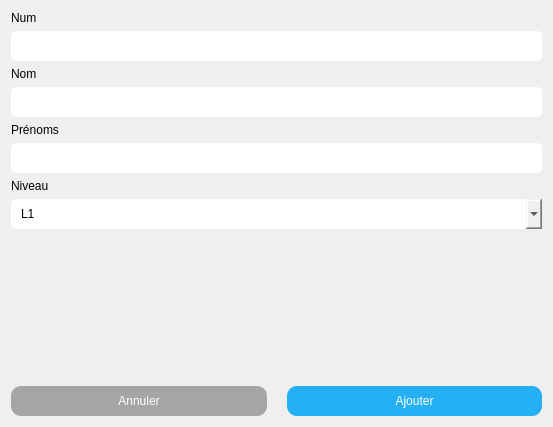
<?xml version="1.0" encoding="UTF-8"?>
<ui version="4.0">
 <class>AjoutEtudiant</class>
 <widget class="QDialog" name="AjoutEtudiant">
  <property name="geometry">
   <rect>
    <x>0</x>
    <y>0</y>
    <width>553</width>
    <height>427</height>
   </rect>
  </property>
  <property name="windowTitle">
   <string>Dialog</string>
  </property>
  <property name="styleSheet">
   <string notr="true">font: 8pt &quot;Century Gothic&quot;;</string>
  </property>
  <layout class="QVBoxLayout" name="verticalLayout_5">
   <item>
    <layout class="QVBoxLayout" name="verticalLayout_3">
     <item>
      <widget class="QLabel" name="label_3">
       <property name="text">
        <string>Num</string>
       </property>
       <property name="alignment">
        <set>Qt::AlignBottom|Qt::AlignLeading|Qt::AlignLeft</set>
       </property>
       <property name="margin">
        <number>5</number>
       </property>
      </widget>
     </item>
     <item>
      <widget class="QLineEdit" name="num_input">
       <property name="minimumSize">
        <size>
         <width>0</width>
         <height>30</height>
        </size>
       </property>
       <property name="styleSheet">
        <string notr="true">QLineEdit{
border-radius: 5px;
padding-left: 10px
}</string>
       </property>
      </widget>
     </item>
    </layout>
   </item>
   <item>
    <layout class="QVBoxLayout" name="verticalLayout">
     <item>
      <widget class="QLabel" name="label">
       <property name="text">
        <string>Nom</string>
       </property>
       <property name="alignment">
        <set>Qt::AlignBottom|Qt::AlignLeading|Qt::AlignLeft</set>
       </property>
       <property name="margin">
        <number>5</number>
       </property>
      </widget>
     </item>
     <item>
      <widget class="QLineEdit" name="nom_input">
       <property name="minimumSize">
        <size>
         <width>0</width>
         <height>30</height>
        </size>
       </property>
       <property name="styleSheet">
        <string notr="true">QLineEdit{
border-radius: 5px;
padding-left: 10px
}</string>
       </property>
      </widget>
     </item>
    </layout>
   </item>
   <item>
    <layout class="QVBoxLayout" name="verticalLayout_2">
     <item>
      <widget class="QLabel" name="label_2">
       <property name="text">
        <string>Prénoms</string>
       </property>
       <property name="alignment">
        <set>Qt::AlignBottom|Qt::AlignLeading|Qt::AlignLeft</set>
       </property>
       <property name="margin">
        <number>5</number>
       </property>
      </widget>
     </item>
     <item>
      <widget class="QLineEdit" name="prenoms_input">
       <property name="minimumSize">
        <size>
         <width>0</width>
         <height>30</height>
        </size>
       </property>
       <property name="styleSheet">
        <string notr="true">QLineEdit{
border-radius: 5px;
padding-left: 10px
}</string>
       </property>
      </widget>
     </item>
    </layout>
   </item>
   <item>
    <layout class="QVBoxLayout" name="verticalLayout_4">
     <item>
      <widget class="QLabel" name="label_4">
       <property name="text">
        <string>Niveau</string>
       </property>
       <property name="alignment">
        <set>Qt::AlignBottom|Qt::AlignLeading|Qt::AlignLeft</set>
       </property>
       <property name="margin">
        <number>5</number>
       </property>
      </widget>
     </item>
     <item>
      <widget class="QComboBox" name="niveau_input">
       <property name="minimumSize">
        <size>
         <width>0</width>
         <height>30</height>
        </size>
       </property>
       <property name="styleSheet">
        <string notr="true">QComboBox{
border-radius: 5px;
padding-left: 10px
}</string>
       </property>
       <item>
        <property name="text">
         <string>L1</string>
        </property>
       </item>
       <item>
        <property name="text">
         <string>L2</string>
        </property>
       </item>
       <item>
        <property name="text">
         <string>L3</string>
        </property>
       </item>
       <item>
        <property name="text">
         <string>M1</string>
        </property>
       </item>
       <item>
        <property name="text">
         <string>M2</string>
        </property>
       </item>
      </widget>
     </item>
    </layout>
   </item>
   <item>
    <spacer name="verticalSpacer">
     <property name="orientation">
      <enum>Qt::Vertical</enum>
     </property>
     <property name="sizeType">
      <enum>QSizePolicy::MinimumExpanding</enum>
     </property>
     <property name="sizeHint" stdset="0">
      <size>
       <width>20</width>
       <height>20</height>
      </size>
     </property>
    </spacer>
   </item>
   <item>
    <layout class="QHBoxLayout" name="horizontalLayout">
     <property name="spacing">
      <number>20</number>
     </property>
     <item>
      <layout class="QHBoxLayout" name="horizontalLayout_2">
       <item>
        <widget class="QPushButton" name="annuler_btn">
         <property name="minimumSize">
          <size>
           <width>0</width>
           <height>30</height>
          </size>
         </property>
         <property name="cursor">
          <cursorShape>PointingHandCursor</cursorShape>
         </property>
         <property name="styleSheet">
          <string notr="true">QPushButton{
background-color: rgb(165, 165, 165);
color: white;
border-radius: 10px;
}
QPushButton:hover{
background-color: rgb(145, 145, 145);
}</string>
         </property>
         <property name="text">
          <string>Annuler</string>
         </property>
        </widget>
       </item>
      </layout>
     </item>
     <item>
      <widget class="QPushButton" name="ajouter_btn">
       <property name="minimumSize">
        <size>
         <width>0</width>
         <height>30</height>
        </size>
       </property>
       <property name="cursor">
        <cursorShape>PointingHandCursor</cursorShape>
       </property>
       <property name="styleSheet">
        <string notr="true">QPushButton{
background-color: rgb(37, 176, 243);
color: white;
border-radius: 10px;
}
QPushButton:hover{
background-color: rgb(17, 156, 223);
}</string>
       </property>
       <property name="text">
        <string>Ajouter</string>
       </property>
      </widget>
     </item>
    </layout>
   </item>
  </layout>
 </widget>
 <resources/>
 <connections/>
</ui>
